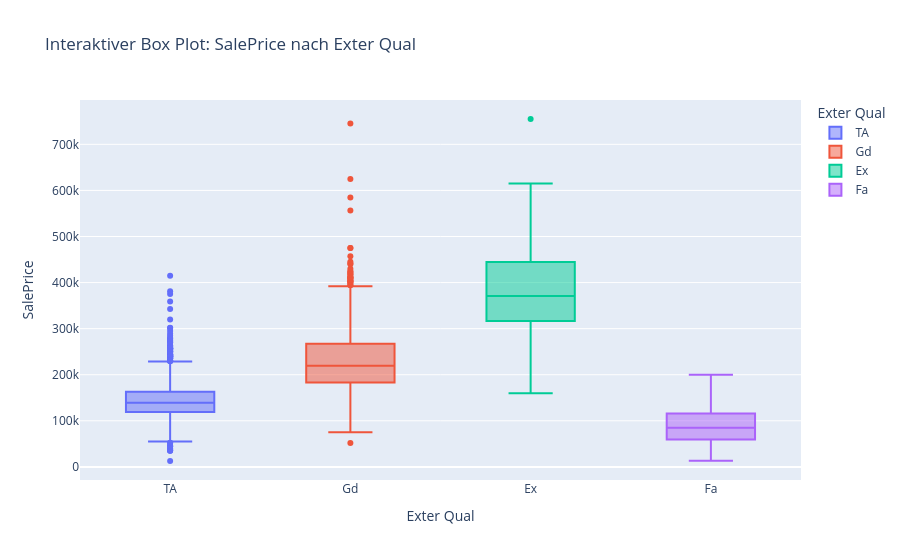

The notebook cell saved with this chart:
### Code cell
# Interaktiver Box Plot
fig = px.box(
    df,
    x='Exter Qual',
    y='SalePrice',
    color='Exter Qual',
    title='Interaktiver Box Plot: SalePrice nach Exter Qual'
)

fig.show()

### Figure 1 — Plotly figure (JSON) as saved in the notebook; plotly's stock layout.template omitted (floating-point values rounded to 4 significant figures; data arrays with more than 128 entries replaced by an {"elided": "..."} marker saying what was removed)
{"data": [{"alignmentgroup": "True", "hovertemplate": "Exter Qual=%{x}<br>SalePrice=%{y}<extra></extra>", "legendgroup": "TA", "marker": {"color": "#636efa"}, "name": "TA", "notched": false, "offsetgroup": "TA", "orientation": "v", "showlegend": true, "type": "box", "x": {"elided": "1798 str values"}, "x0": " ", "xaxis": "x", "y": {"elided": "1798 int values"}, "y0": " ", "yaxis": "y"}, {"alignmentgroup": "True", "hovertemplate": "Exter Qual=%{x}<br>SalePrice=%{y}<extra></extra>", "legendgroup": "Gd", "marker": {"color": "#EF553B"}, "name": "Gd", "notched": false, "offsetgroup": "Gd", "orientation": "v", "showlegend": true, "type": "box", "x": {"elided": "989 str values"}, "x0": " ", "xaxis": "x", "y": {"elided": "989 int values"}, "y0": " ", "yaxis": "y"}, {"alignmentgroup": "True", "hovertemplate": "Exter Qual=%{x}<br>SalePrice=%{y}<extra></extra>", "legendgroup": "Ex", "marker": {"color": "#00cc96"}, "name": "Ex", "notched": false, "offsetgroup": "Ex", "orientation": "v", "showlegend": true, "type": "box", "x": ["Ex", "Ex", "Ex", "Ex", "Ex", "Ex", "Ex", "Ex", "Ex", "Ex", "Ex", "Ex", "Ex", "Ex", "Ex", "Ex", "Ex", "Ex", "Ex", "Ex", "Ex", "Ex", "Ex", "Ex", "Ex", "Ex", "Ex", "Ex", "Ex", "Ex", "Ex", "Ex", "Ex", "Ex", "Ex", "Ex", "Ex", "Ex", "Ex", "Ex", "Ex", "Ex", "Ex", "Ex", "Ex", "Ex", "Ex", "Ex", "Ex", "Ex", "Ex", "Ex", "Ex", "Ex", "Ex", "Ex", "Ex", "Ex", "Ex", "Ex", "Ex", "Ex", "Ex", "Ex", "Ex", "Ex", "Ex", "Ex", "Ex", "Ex", "Ex", "Ex", "Ex", "Ex", "Ex", "Ex", "Ex", "Ex", "Ex", "Ex", "Ex", "Ex", "Ex", "Ex", "Ex", "Ex", "Ex", "Ex", "Ex", "Ex", "Ex", "Ex", "Ex", "Ex", "Ex", "Ex", "Ex", "Ex", "Ex", "Ex", "Ex", "Ex", "Ex", "Ex", "Ex", "Ex", "Ex"], "x0": " ", "xaxis": "x", "y": [538000, 376162, 395192, 611657, 500000, 319900, 222000, 266500, 378500, 377500, 185000, 501837, 337500, 462000, 485000, 555000, 253293, 335000, 404000, 402861, 451950, 610000, 582933, 360000, 335000, 324000, 386250, 552000, 320000, 248500, 468000, 370878, 310000, 318750, 323262, 332000, 320000, 230000, 410000, 316500, 315000, 425000, 176500, 387000, 334000, 394617, 426000, 385000, 446261, 383000, 460000, 250000, 615000, 336860, 367294, 274000, 266000, 370967, 345000, 290000, 299800, 178400, 325000, 395039, 160000, 392500, 294464, 591587, 455000, 356000, 314813, 318000, 415298, 492000, 450000, 479069, 380000, 500067, 319500, 372000, 280000, 277500, 318061, 466500, 755000, 320000, 419005, 311872, 261329, 183850, 184750, 392000, 545224, 361919, 535000, 438780, 470000, 465000, 415000, 338500, 345000, 372397, 378000, 437154, 282500, 310090, 359900], "y0": " ", "yaxis": "y"}, {"alignmentgroup": "True", "hovertemplate": "Exter Qual=%{x}<br>SalePrice=%{y}<extra></extra>", "legendgroup": "Fa", "marker": {"color": "#ab63fa"}, "name": "Fa", "notched": false, "offsetgroup": "Fa", "orientation": "v", "showlegend": true, "type": "box", "x": ["Fa", "Fa", "Fa", "Fa", "Fa", "Fa", "Fa", "Fa", "Fa", "Fa", "Fa", "Fa", "Fa", "Fa", "Fa", "Fa", "Fa", "Fa", "Fa", "Fa", "Fa", "Fa", "Fa", "Fa", "Fa", "Fa", "Fa", "Fa", "Fa", "Fa", "Fa", "Fa", "Fa", "Fa", "Fa"], "x0": " ", "xaxis": "x", "y": [110000, 55000, 100000, 136000, 55993, 50138, 82000, 82500, 59000, 105000, 163000, 94550, 93000, 119000, 60000, 61000, 85000, 57625, 141500, 122250, 55000, 82375, 126000, 13100, 81000, 39300, 64500, 122000, 50000, 89500, 96000, 200000, 64500, 116500, 115000], "y0": " ", "yaxis": "y"}], "layout": {"boxmode": "overlay", "legend": {"title": {"text": "Exter Qual"}, "tracegroupgap": 0}, "title": {"text": "Interaktiver Box Plot: SalePrice nach Exter Qual"}, "xaxis": {"anchor": "y", "categoryarray": ["TA", "Gd", "Ex", "Fa"], "categoryorder": "array", "domain": [0, 1], "title": {"text": "Exter Qual"}}, "yaxis": {"anchor": "x", "domain": [0, 1], "title": {"text": "SalePrice"}}}}
